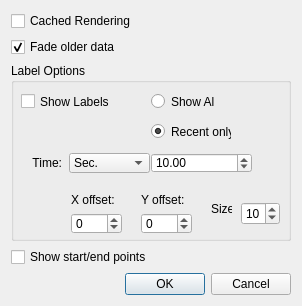
<?xml version="1.0" encoding="UTF-8"?>
<ui version="4.0">
 <class>LayerSettingsDialog</class>
 <widget class="QDialog" name="LayerSettingsDialog">
  <property name="windowModality">
   <enum>Qt::WindowModal</enum>
  </property>
  <property name="geometry">
   <rect>
    <x>0</x>
    <y>0</y>
    <width>302</width>
    <height>306</height>
   </rect>
  </property>
  <property name="sizePolicy">
   <sizepolicy hsizetype="Preferred" vsizetype="Preferred">
    <horstretch>0</horstretch>
    <verstretch>0</verstretch>
   </sizepolicy>
  </property>
  <property name="minimumSize">
   <size>
    <width>0</width>
    <height>0</height>
   </size>
  </property>
  <property name="maximumSize">
   <size>
    <width>500</width>
    <height>500</height>
   </size>
  </property>
  <property name="baseSize">
   <size>
    <width>300</width>
    <height>185</height>
   </size>
  </property>
  <property name="windowTitle">
   <string>Layer Settings</string>
  </property>
  <layout class="QGridLayout" name="gridLayout">
   <item row="0" column="0" colspan="2">
    <widget class="QCheckBox" name="hispeedBox">
     <property name="text">
      <string>Cached Rendering</string>
     </property>
    </widget>
   </item>
   <item row="1" column="0" colspan="2">
    <widget class="QCheckBox" name="fademodeBox">
     <property name="text">
      <string>Fade older data</string>
     </property>
     <property name="checked">
      <bool>true</bool>
     </property>
    </widget>
   </item>
   <item row="4" column="0">
    <widget class="QCheckBox" name="endpointBox">
     <property name="text">
      <string>Show start/end points</string>
     </property>
    </widget>
   </item>
   <item row="9" column="0" colspan="6">
    <widget class="QDialogButtonBox" name="buttonBox">
     <property name="orientation">
      <enum>Qt::Horizontal</enum>
     </property>
     <property name="standardButtons">
      <set>QDialogButtonBox::Cancel|QDialogButtonBox::Ok</set>
     </property>
    </widget>
   </item>
   <item row="3" column="0" colspan="6">
    <widget class="QGroupBox" name="groupBox">
     <property name="sizePolicy">
      <sizepolicy hsizetype="MinimumExpanding" vsizetype="Preferred">
       <horstretch>0</horstretch>
       <verstretch>0</verstretch>
      </sizepolicy>
     </property>
     <property name="toolTip">
      <string>Options for label display</string>
     </property>
     <property name="styleSheet">
      <string notr="true">QGroupBox {border: 2px solid  rgb(131, 131, 131)};</string>
     </property>
     <property name="title">
      <string>Label Options</string>
     </property>
     <widget class="QLabel" name="label_4">
      <property name="geometry">
       <rect>
        <x>200</x>
        <y>130</y>
        <width>21</width>
        <height>31</height>
       </rect>
      </property>
      <property name="text">
       <string>Size:</string>
      </property>
     </widget>
     <widget class="QWidget" name="layoutWidget">
      <property name="geometry">
       <rect>
        <x>60</x>
        <y>130</y>
        <width>51</width>
        <height>41</height>
       </rect>
      </property>
      <layout class="QVBoxLayout" name="verticalLayout">
       <item>
        <widget class="QLabel" name="label_2">
         <property name="text">
          <string>X offset:</string>
         </property>
        </widget>
       </item>
       <item>
        <widget class="QSpinBox" name="xLabelOffsetBox">
         <property name="minimum">
          <number>-100</number>
         </property>
         <property name="maximum">
          <number>100</number>
         </property>
        </widget>
       </item>
      </layout>
     </widget>
     <widget class="QWidget" name="layoutWidget">
      <property name="geometry">
       <rect>
        <x>130</x>
        <y>130</y>
        <width>51</width>
        <height>41</height>
       </rect>
      </property>
      <layout class="QVBoxLayout" name="verticalLayout_2">
       <item>
        <widget class="QLabel" name="label_3">
         <property name="text">
          <string>Y offset:</string>
         </property>
        </widget>
       </item>
       <item>
        <widget class="QSpinBox" name="yLabelOffsetBox">
         <property name="minimum">
          <number>-100</number>
         </property>
         <property name="maximum">
          <number>100</number>
         </property>
        </widget>
       </item>
      </layout>
     </widget>
     <widget class="QWidget" name="layoutWidget">
      <property name="geometry">
       <rect>
        <x>230</x>
        <y>130</y>
        <width>39</width>
        <height>41</height>
       </rect>
      </property>
      <layout class="QVBoxLayout" name="verticalLayout_4">
       <item>
        <widget class="QSpinBox" name="labelSizeBox">
         <property name="minimum">
          <number>5</number>
         </property>
         <property name="maximum">
          <number>50</number>
         </property>
         <property name="value">
          <number>10</number>
         </property>
        </widget>
       </item>
      </layout>
     </widget>
     <widget class="QDoubleSpinBox" name="labeltimeBox">
      <property name="geometry">
       <rect>
        <x>140</x>
        <y>90</y>
        <width>101</width>
        <height>20</height>
       </rect>
      </property>
      <property name="accelerated">
       <bool>true</bool>
      </property>
      <property name="maximum">
       <double>2147483647.000000000000000</double>
      </property>
      <property name="value">
       <double>10.000000000000000</double>
      </property>
     </widget>
     <widget class="QRadioButton" name="recentLabelsButton">
      <property name="geometry">
       <rect>
        <x>140</x>
        <y>60</y>
        <width>80</width>
        <height>17</height>
       </rect>
      </property>
      <property name="text">
       <string>Recent only</string>
      </property>
      <property name="checked">
       <bool>true</bool>
      </property>
     </widget>
     <widget class="QRadioButton" name="allLabelsButton">
      <property name="geometry">
       <rect>
        <x>140</x>
        <y>30</y>
        <width>63</width>
        <height>17</height>
       </rect>
      </property>
      <property name="text">
       <string>Show All</string>
      </property>
     </widget>
     <widget class="QLabel" name="label">
      <property name="geometry">
       <rect>
        <x>20</x>
        <y>90</y>
        <width>31</width>
        <height>20</height>
       </rect>
      </property>
      <property name="sizePolicy">
       <sizepolicy hsizetype="Fixed" vsizetype="Fixed">
        <horstretch>0</horstretch>
        <verstretch>0</verstretch>
       </sizepolicy>
      </property>
      <property name="text">
       <string>Time:</string>
      </property>
      <property name="alignment">
       <set>Qt::AlignRight|Qt::AlignTrailing|Qt::AlignVCenter</set>
      </property>
     </widget>
     <widget class="QComboBox" name="timeunitBox">
      <property name="geometry">
       <rect>
        <x>58</x>
        <y>90</y>
        <width>81</width>
        <height>20</height>
       </rect>
      </property>
      <item>
       <property name="text">
        <string>Sec.</string>
       </property>
      </item>
      <item>
       <property name="text">
        <string>Min.</string>
       </property>
      </item>
      <item>
       <property name="text">
        <string>Hour</string>
       </property>
      </item>
      <item>
       <property name="text">
        <string>Day</string>
       </property>
      </item>
     </widget>
     <widget class="QCheckBox" name="showLabelsBox">
      <property name="geometry">
       <rect>
        <x>10</x>
        <y>30</y>
        <width>102</width>
        <height>17</height>
       </rect>
      </property>
      <property name="text">
       <string>Show Labels</string>
      </property>
     </widget>
    </widget>
   </item>
  </layout>
 </widget>
 <resources/>
 <connections>
  <connection>
   <sender>buttonBox</sender>
   <signal>accepted()</signal>
   <receiver>LayerSettingsDialog</receiver>
   <slot>accept()</slot>
   <hints>
    <hint type="sourcelabel">
     <x>248</x>
     <y>254</y>
    </hint>
    <hint type="destinationlabel">
     <x>157</x>
     <y>274</y>
    </hint>
   </hints>
  </connection>
  <connection>
   <sender>buttonBox</sender>
   <signal>rejected()</signal>
   <receiver>LayerSettingsDialog</receiver>
   <slot>reject()</slot>
   <hints>
    <hint type="sourcelabel">
     <x>316</x>
     <y>260</y>
    </hint>
    <hint type="destinationlabel">
     <x>286</x>
     <y>274</y>
    </hint>
   </hints>
  </connection>
 </connections>
</ui>
